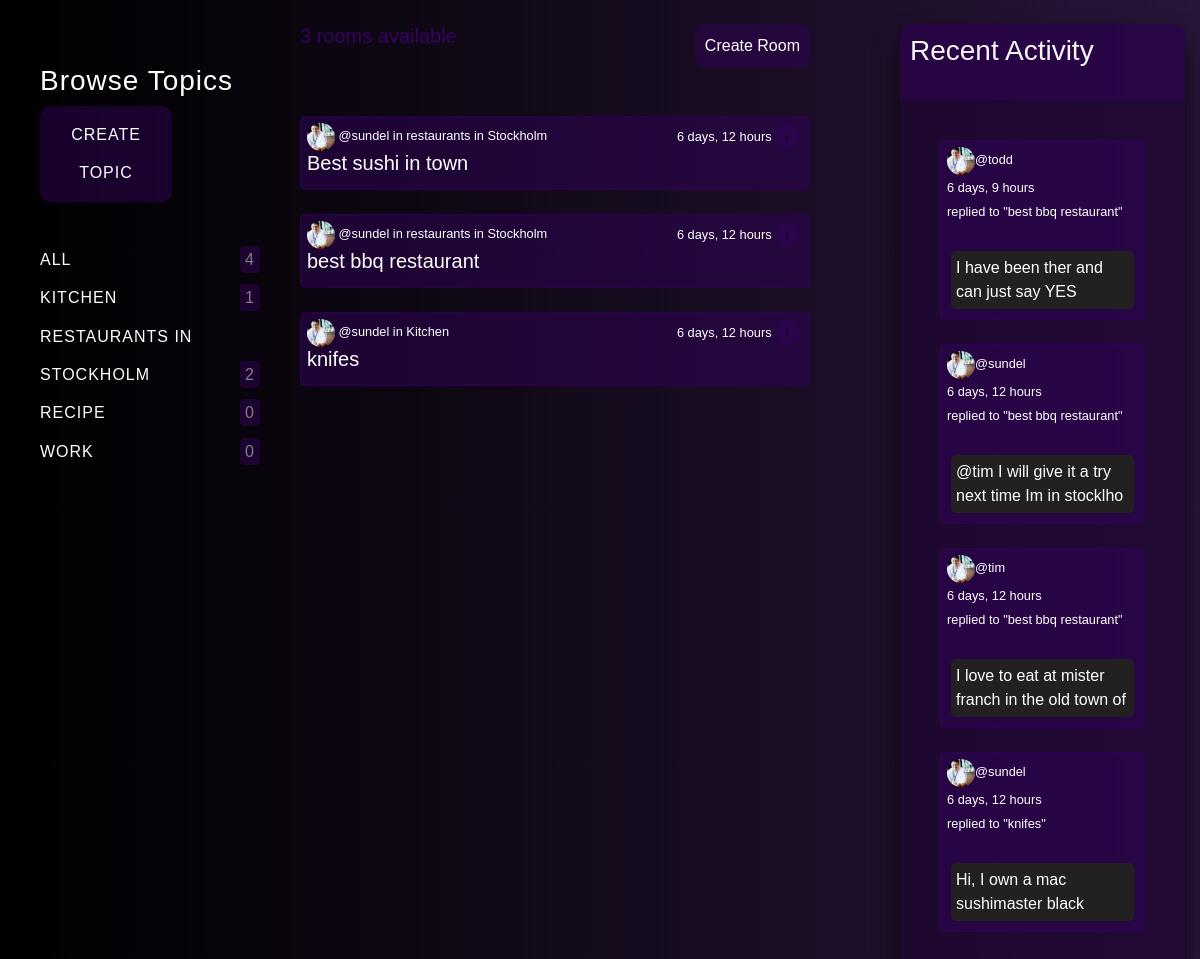
Page /home on the earlier database version.
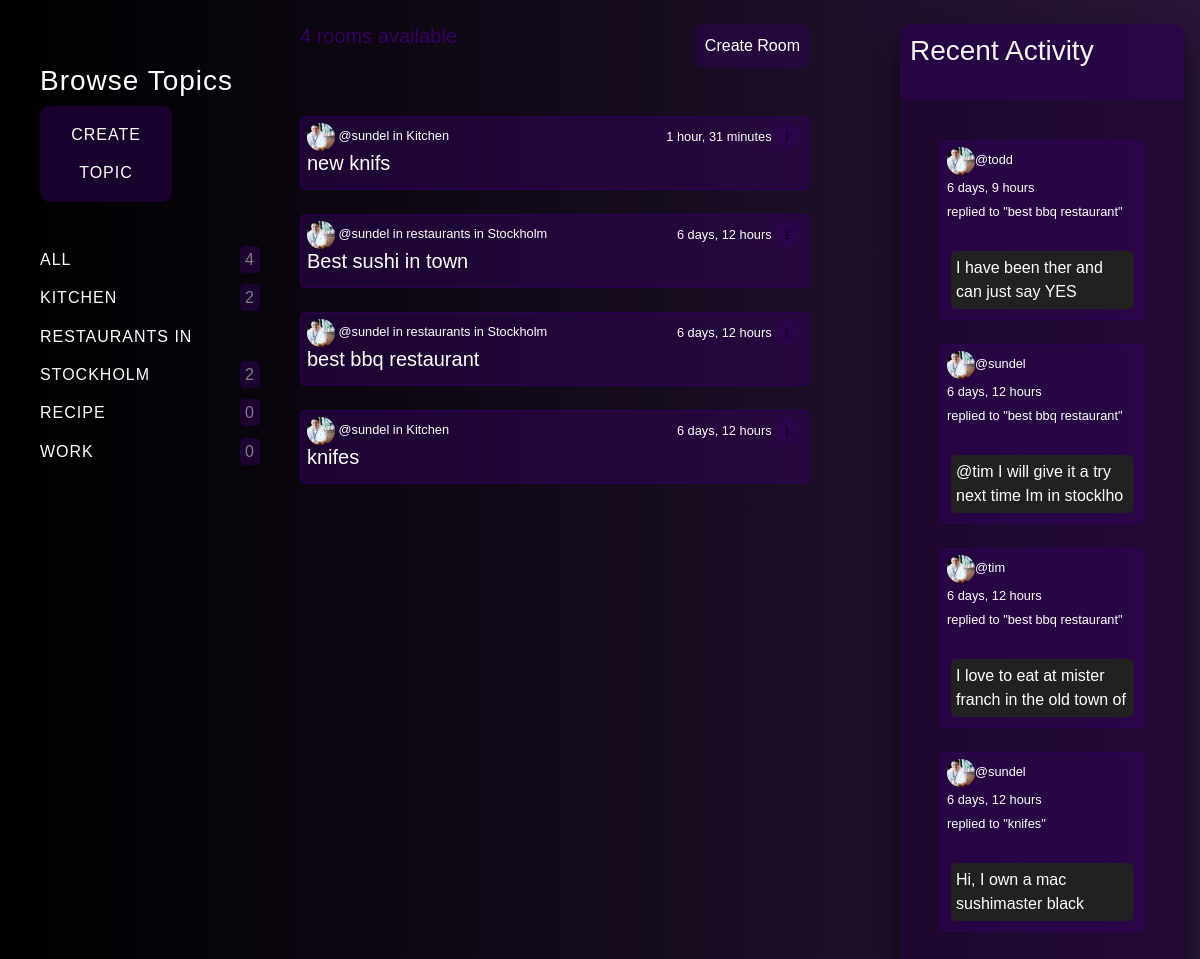
Same page on the later database version.
### base/models.py (models this page shows, shortened)
class Topic(models.Model):
    name = models.CharField(max_length=200)

class Room(models.Model):
    host = models.ForeignKey(User, on_delete=models.SET_NULL, null=True)
    topic = models.ForeignKey(Topic, on_delete=models.SET_NULL, null=True)
    name = models.CharField(max_length=200)
    description = models.TextField(null=True, blank=True)
    participants = models.ManyToManyField(User, related_name='participants', blank=True)
    updated = models.DateTimeField(auto_now=True)
    created = models.DateTimeField(auto_now_add=True)
    class Meta:
        ordering = ['-updated', '-created']
    def __str__(self):
        return self.name

class Message(models.Model):
    user = models.ForeignKey(User, on_delete=models.CASCADE)
    room = models.ForeignKey(Room, on_delete=models.CASCADE)
    body = models.TextField()
    updated = models.DateTimeField(auto_now=True)
    created = models.DateTimeField(auto_now_add=True)
    class Meta:
        ordering = ['-updated', '-created']
    def __str__(self):
        return self.body[0:50]

### base/views.py (the view)
# urls.py: path('home', views.home, name='home'),
def home(request):
    q = request.GET.get('q') if request.GET.get('q') != None else ''
    rooms = Room.objects.filter(Q(topic__name__icontains=q) |
                                Q(name__icontains=q) |
                                Q(description__icontains=q)
                                )
    topics = Topic.objects.all()
    room_count = rooms.count()
    room_messages = Message.objects.filter(Q(room__topic__name__icontains=q))
    context = {'rooms': rooms, 'topics': topics,
               'room_count': room_count, 'room_messages': room_messages}
    return render(request, 'base/home.html', context)

### base/templates/base/home.html (shortened to what this page needs)
{% extends "base.html" %}
{% load static %}
{% block content %}
<div class="home-container">
    <div>
        {% include 'base/topics_component.html' %}
    </div>
    <div>
        <div class="room-count">
            <a class="create-btn-" href="{% url 'create-room'%}">Create Room</a>
            <h5 style="color:rgb(55, 1, 100);">{{room_count}} rooms available</h5>
        </div>
        <br>
        <br>
        <br>
        {% include 'base/feed_component.html' %}
    </div>
    <div class="">
        {% include 'base/activity_component.html' %}
    </div>
</div>
{% endblock %}

### base/templates/base/topics_component.html
<div class="topic-feed">
    <h3>Browse Topics</h3>
    <div class="create-btn">
        <a href="{% url 'create-topic' %}">Create topic</a>
    </div>
    <br>
    <div>
        <a href="{% url 'home' %}">All <div class="count-div"><span>{{topics.count}}</span></div></a>
    </div>
    {% for topic in topics %}
    <div>
        <a href="{% url 'home' %}?q={{topic.name}}">{{topic.name}} <div class="count-div"><span>{{topic.room_set.all.count}}</span></div></a>
    </div>
    {% endfor %}
</div>

### base/templates/base/feed_component.html (shortened to what this page needs)
<div class="feed-feed">
    {% for room in rooms %}
    <div class="feed-wrapper">
        <small><a href="{% url 'user-profile' room.host.id %}"><img class="profile-img" src="/./media/profile.jpg" alt="" style="width: 28px; height: 28px;"> @{{room.host.username}}</a></small><small> in {{ room.topic.name }}</small>
        <div class="delete-btn-">
            <small>{{room.created|timesince}}</small>
            <div class="dropdown">
                <button class="dropbtn1" style="color: white;"><img class="profile-img" src="/./media/dots.png" alt="" style="width: 10px; height: 10px;"></button>
            </div>
        </div>
        <h5><a href="{% url 'room' room.id %}">{{room.name}}</a></h5>
    </div>
    <br>
    {% endfor %}
</div>

### base/templates/base/activity_component.html (shortened to what this page needs)
<div class="activity-feed">
    <div class="activity-feed-header">
        <h3 >Recent Activity</h3>
        <br>
    </div>
    <div class="comment-fieald-wrapper">
        {% for message in room_messages %}
        <div class="comment-wrapper">
            <small><a href="{% url 'user-profile' message.user.id %}"><img class="profile-img" src="/./media/profile.jpg" alt="" style="width: 28px; height: 28px;">@{{message.user}}</a>
            </small>
            <br>
            <small>{{message.created|timesince}}</small>
            <br>
            <small>replied to "{{message.room}}"</small>
            <br>
            <br>
            <p class="comment-field">{{message}}</p>
        </div>
        <br>
        {% endfor %}
    </div>
</div>

Differences in the rows shown:
computed for Topic "KITCHEN": room_set.all.count "1" → "2"
added Room: host.username "sundel", topic.name "Kitchen", created "1 hour, 31 minutes", name "new knifs"
Other differences:
{{ room_count }}: "3" → "4"
